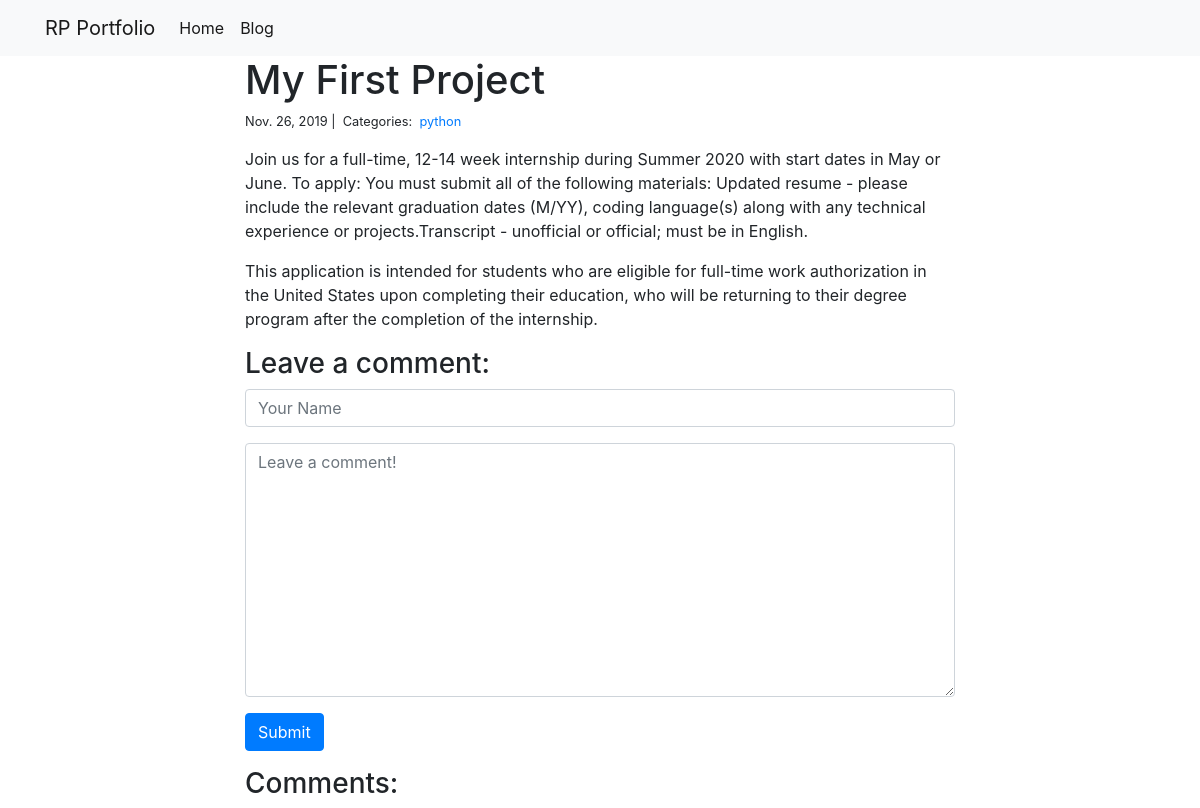
The page /blog/1 on the database its author committed.
### blog/models.py (models this page shows, shortened)
class Post(models.Model):
	title = models.CharField(max_length=255)
	body = models.TextField()
	created_on = models.DateTimeField(auto_now_add=True)
	last_modified = models.DateTimeField(auto_now=True)
	categories = models.ManyToManyField('Category', related_name='posts')

class Category(models.Model):
	name = models.CharField(max_length=20)
	class Meta:
		verbose_name = "Category"
		verbose_name_plural = "Categories"

### blog/views.py (the view, shortened to what this page needs)
# urls.py: path("<int:pk>", views.blog_detail, name="blog_detail"),
def blog_detail(request, pk):
    post = Post.objects.get(pk=pk)
    comments = Comment.objects.filter(post=post)
    form = CommentForm()
    context = {"post": post, "comments": comments, "form": form}
    return render(request, "blog_detail.html", context)

### blog/forms.py
class CommentForm(forms.Form):
    author = forms.CharField(
        max_length=60,
        widget=forms.TextInput(attrs={
            "class": "form-control",
            "placeholder": "Your Name"
        })
    )
    body = forms.CharField(widget=forms.Textarea(
        attrs={
            "class": "form-control",
            "placeholder": "Leave a comment!"
        })
    )

### blog/templates/blog_detail.html (shortened to what this page needs)
{% extends "base.html" %}
{% block page_content %}
<div class="col-md-8 offset-md-2">
    <h1>{{ post.title }}</h1>
    <small>
        {{ post.created_on.date }} |&nbsp;
        Categories:&nbsp;
        {% for category in post.categories.all %}
        <a href="{% url 'blog_category' category.name %}">
            {{ category.name }}
        </a>&nbsp;
        {% endfor %}
    </small>
    <p>{{ post.body | linebreaks }}</p>
    <h3>Leave a comment:</h3>
    <form action="/blog/{{ post.pk }}/" method="post">
        <div class="form-group">
            {{ form.author }}
        </div>
        <div class="form-group">
            {{ form.body }}
        </div>
        <button type="submit" class="btn btn-primary">Submit</button>
    </form>
    <h3>Comments:</h3>
</div>
{% endblock %}

### rows shown on the page
Post: title "My First Project", created_on "Nov. 26, 2019", body "Join us for a full-time, 12-14 week internship during Summer 2020 with start dates in May or June. To apply: You must submit all of the following materials: Updated resume - please include the relevant graduation dates (M/YY), coding language(s) along with any technical experience or projects.Transcript - unofficial or official; must be in English. This application is intended for students who are eligible for full-time work authorization in the United States upon completing their education, who will be returning to their degree program after the completion of the internship."
Category: name "python"
